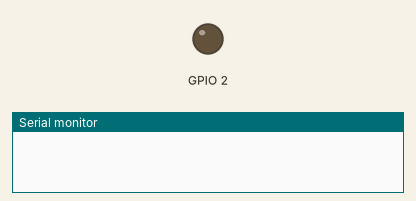
Recording of a sketch running on a simulated ESP8266 (NodeMCU). On the bench: output pins drawn as LEDs (lit = HIGH, except the on-board LED, lit = LOW), the last lines printed to the serial monitor. WiFi joins after 1.5 s; servers stay silent unless stated.

Above: at 0.3 s.
At 1.6 s:
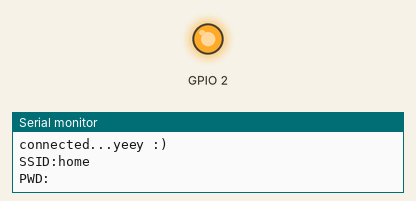
Timing chart, 0 to 3.1 s (numbered marks = the images above):
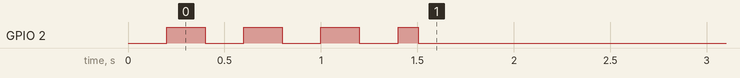

The sketch:

WiFiManagerAutoConnectWithFeedbackLED.ino
```cpp
#include <ESP8266WiFi.h>          //https://github.com/esp8266/Arduino

#include <DNSServer.h>
#include <ESP8266WebServer.h>
#include <WiFiManager.h>          //https://github.com/tzapu/WiFiManager

//for LED status
#include <Ticker.h>
Ticker ticker;


void setup() {

  // put your setup code here, to run once:
  Serial.begin(115200);

  //set led pin as output
  pinMode(BUILTIN_LED, OUTPUT);

  // start ticker with 0.9 because we start in AP mode and try to connect
  ticker.attach(0.9, tick);

  //WiFiManager
  //Local intialization. Once its business is done, there is no need to keep it around
  WiFiManager wifiManager;


  wifiManager.setDebugOutput(true);
  //wifiManager.setConnectTimeout(60);

  //reset settings - for testing
  //wifiManager.resetSettings();


  //set callback that gets called when connecting to previous WiFi fails, and enters Access Point mode
  //wifiManager.setAPCallback(configModeCallback);

  //fetches ssid and pass and tries to connect
  //if it does not connect it starts an access point with the specified name
  //here  "AutoConnectAP"
  //and goes into a blocking loop awaiting configuration
  wifiManager.setConnectTimeout(180);
  ticker.attach(0.2, tick);
  if (!wifiManager.autoConnect()) {
    Serial.println("failed to connect and hit timeout");
    //reset and try again, or maybe put it to deep sleep
    ESP.reset();
    delay(1000);
  }

  //if you get here you have connected to the WiFi
  Serial.println("connected...yeey :) ");
  Serial.print(F("SSID:"));Serial.println(WiFi.SSID());
  Serial.print(F("PWD:"));Serial.println(WiFi.psk());

  ticker.detach();
  //keep LED on
  digitalWrite(BUILTIN_LED, LOW);


}

void loop() {
  // put your main code here, to run repeatedly:

}


void tick()
{
  //toggle state
  int state = digitalRead(BUILTIN_LED);  // get the current state of GPIO1 pin
  digitalWrite(BUILTIN_LED, !state);     // set pin to the opposite state
}
```
